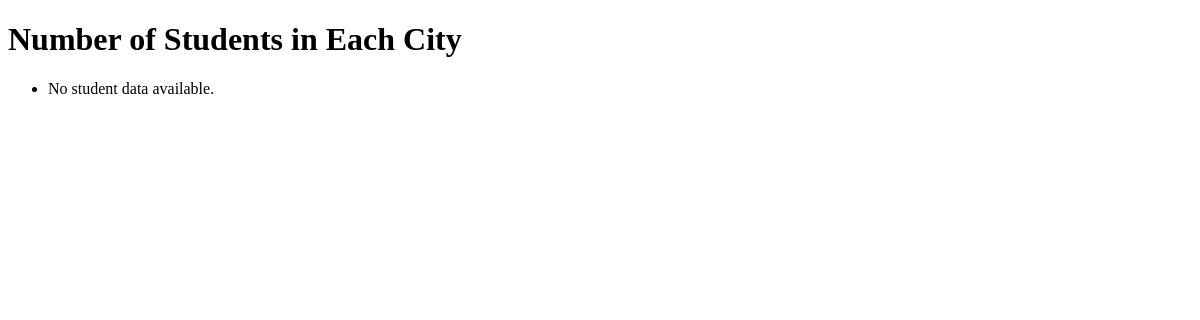
Before: /books/lab8/task7/ with the older database file.
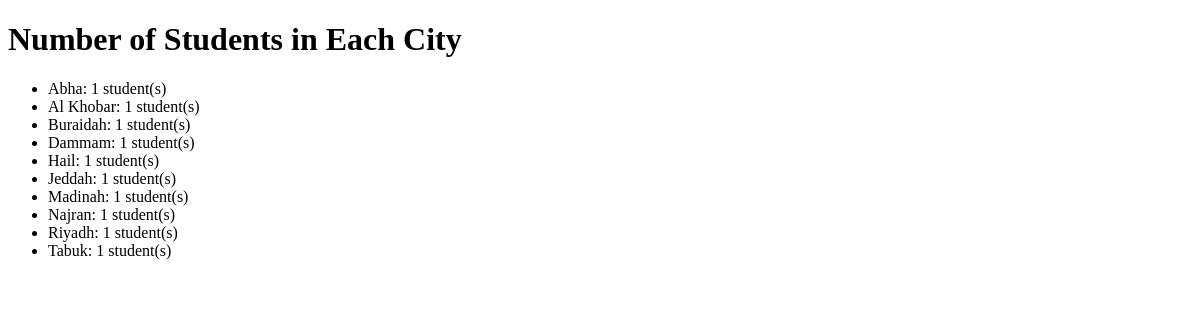
After: the same page with the newer database file.
### apps/bookmodule/models.py (models this page shows, shortened)
class Address(models.Model):
    city = models.CharField(max_length=100)

### apps/bookmodule/views.py (the view)
# urls.py: path('lab8/task7/', views.task7, name='task7'),#lab 8
def task7(request):
    stats = Student.objects.values('address__city').annotate(student_count=Count('id'))
    return render(request, 'bookmodule/task7.html', {'stats': stats})

### apps/templates/bookmodule/Task7.html (shortened to what this page needs)
<!DOCTYPE html>
<html>
<head>
</head>
<body>
    <h1>Number of Students in Each City</h1>
    <ul>
        {% for item in stats %}
            <li>{{ item.address__city }}: {{ item.student_count }} student(s)</li>
        {% empty %}
            <li>No student data available.</li>
        {% endfor %}
    </ul>
</body>
</html>

Changed rows visible on the page:
added Address: address__city "Abha", student_count "1"
added Address: address__city "Al Khobar", student_count "1"
added Address: address__city "Buraidah", student_count "1"
added Address: address__city "Dammam", student_count "1"
added Address: address__city "Hail", student_count "1"
added Address: address__city "Jeddah", student_count "1"
added Address: address__city "Madinah", student_count "1"
added Address: address__city "Najran", student_count "1"
added Address: address__city "Riyadh", student_count "1"
added Address: address__city "Tabuk", student_count "1"
Other visible differences:
text no longer shown: "No student data available."
